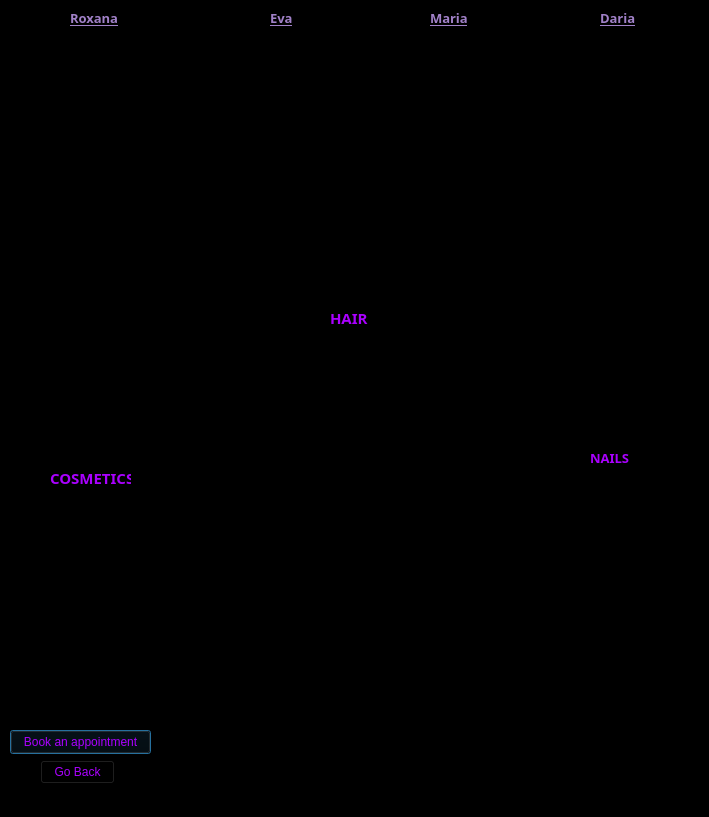
<?xml version="1.0" encoding="UTF-8"?>
<ui version="4.0">
 <class>meet_the_team</class>
 <widget class="QDialog" name="meet_the_team">
  <property name="geometry">
   <rect>
    <x>0</x>
    <y>0</y>
    <width>709</width>
    <height>817</height>
   </rect>
  </property>
  <property name="windowTitle">
   <string>Dialog</string>
  </property>
  <property name="styleSheet">
   <string notr="true"> background-color: black;</string>
  </property>
  <widget class="QLabel" name="member1">
   <property name="geometry">
    <rect>
     <x>70</x>
     <y>10</y>
     <width>51</width>
     <height>16</height>
    </rect>
   </property>
   <property name="font">
    <font>
     <family>Rockwell</family>
     <pointsize>10</pointsize>
     <bold>true</bold>
     <underline>true</underline>
    </font>
   </property>
   <property name="styleSheet">
    <string notr="true">color: rgb(161, 129, 200);</string>
   </property>
   <property name="text">
    <string>Roxana</string>
   </property>
  </widget>
  <widget class="QLabel" name="member2">
   <property name="geometry">
    <rect>
     <x>270</x>
     <y>10</y>
     <width>31</width>
     <height>16</height>
    </rect>
   </property>
   <property name="font">
    <font>
     <family>Rockwell</family>
     <pointsize>10</pointsize>
     <bold>true</bold>
     <underline>true</underline>
    </font>
   </property>
   <property name="styleSheet">
    <string notr="true">color: rgb(161, 129, 200);</string>
   </property>
   <property name="text">
    <string>Eva</string>
   </property>
  </widget>
  <widget class="QLabel" name="member3">
   <property name="geometry">
    <rect>
     <x>430</x>
     <y>10</y>
     <width>41</width>
     <height>16</height>
    </rect>
   </property>
   <property name="font">
    <font>
     <family>Rockwell</family>
     <pointsize>10</pointsize>
     <bold>true</bold>
     <underline>true</underline>
    </font>
   </property>
   <property name="styleSheet">
    <string notr="true">color: rgb(161, 129, 200);</string>
   </property>
   <property name="text">
    <string>Maria</string>
   </property>
  </widget>
  <widget class="QLabel" name="member4">
   <property name="geometry">
    <rect>
     <x>600</x>
     <y>10</y>
     <width>41</width>
     <height>16</height>
    </rect>
   </property>
   <property name="font">
    <font>
     <family>Rockwell</family>
     <pointsize>10</pointsize>
     <bold>true</bold>
     <underline>true</underline>
    </font>
   </property>
   <property name="styleSheet">
    <string notr="true">color: rgb(161, 129, 200);</string>
   </property>
   <property name="text">
    <string>Daria</string>
   </property>
  </widget>
  <widget class="QLabel" name="nailslbl">
   <property name="geometry">
    <rect>
     <x>590</x>
     <y>450</y>
     <width>49</width>
     <height>16</height>
    </rect>
   </property>
   <property name="font">
    <font>
     <family>Bodoni MT</family>
     <pointsize>10</pointsize>
     <bold>true</bold>
     <underline>false</underline>
    </font>
   </property>
   <property name="styleSheet">
    <string notr="true">color: rgb(170, 0, 255);</string>
   </property>
   <property name="text">
    <string>NAILS</string>
   </property>
  </widget>
  <widget class="QLabel" name="hairlbl">
   <property name="geometry">
    <rect>
     <x>330</x>
     <y>310</y>
     <width>49</width>
     <height>16</height>
    </rect>
   </property>
   <property name="font">
    <font>
     <family>Bodoni MT</family>
     <pointsize>11</pointsize>
     <bold>true</bold>
     <underline>false</underline>
    </font>
   </property>
   <property name="styleSheet">
    <string notr="true">color: rgb(170, 0, 255);</string>
   </property>
   <property name="text">
    <string>HAIR</string>
   </property>
  </widget>
  <widget class="QLabel" name="cosmeticslbl">
   <property name="geometry">
    <rect>
     <x>50</x>
     <y>470</y>
     <width>81</width>
     <height>16</height>
    </rect>
   </property>
   <property name="font">
    <font>
     <family>Bodoni MT</family>
     <pointsize>11</pointsize>
     <bold>true</bold>
    </font>
   </property>
   <property name="styleSheet">
    <string notr="true">color: rgb(170, 0, 255);</string>
   </property>
   <property name="text">
    <string>COSMETICS</string>
   </property>
  </widget>
  <widget class="QLabel" name="member1_photo">
   <property name="geometry">
    <rect>
     <x>20</x>
     <y>30</y>
     <width>161</width>
     <height>221</height>
    </rect>
   </property>
   <property name="styleSheet">
    <string notr="true">border: 2px solid black; border-radius: 10px;</string>
   </property>
   <property name="text">
    <string/>
   </property>
   <property name="pixmap">
    <pixmap>static/IMG-20240730-WA0116.jpg</pixmap>
   </property>
   <property name="scaledContents">
    <bool>true</bool>
   </property>
  </widget>
  <widget class="QLabel" name="member2_photo">
   <property name="geometry">
    <rect>
     <x>210</x>
     <y>30</y>
     <width>141</width>
     <height>221</height>
    </rect>
   </property>
   <property name="styleSheet">
    <string notr="true">border: 2px solid black; border-radius: 10px;</string>
   </property>
   <property name="text">
    <string/>
   </property>
   <property name="pixmap">
    <pixmap>static/IMG-20240730-WA0114.jpg</pixmap>
   </property>
   <property name="scaledContents">
    <bool>true</bool>
   </property>
  </widget>
  <widget class="QLabel" name="member3_photo">
   <property name="geometry">
    <rect>
     <x>380</x>
     <y>30</y>
     <width>141</width>
     <height>221</height>
    </rect>
   </property>
   <property name="styleSheet">
    <string notr="true">border: 2px solid black; border-radius: 10px;</string>
   </property>
   <property name="text">
    <string/>
   </property>
   <property name="pixmap">
    <pixmap>static/IMG-20240730-WA0115.jpg</pixmap>
   </property>
   <property name="scaledContents">
    <bool>true</bool>
   </property>
  </widget>
  <widget class="QLabel" name="member4_photo">
   <property name="geometry">
    <rect>
     <x>548</x>
     <y>30</y>
     <width>141</width>
     <height>221</height>
    </rect>
   </property>
   <property name="styleSheet">
    <string notr="true">border: 2px solid black; border-radius: 10px;</string>
   </property>
   <property name="text">
    <string/>
   </property>
   <property name="pixmap">
    <pixmap>static/IMG-20240730-WA0117.jpg</pixmap>
   </property>
   <property name="scaledContents">
    <bool>true</bool>
   </property>
  </widget>
  <widget class="QLabel" name="member1_photo_2">
   <property name="geometry">
    <rect>
     <x>300</x>
     <y>330</y>
     <width>101</width>
     <height>131</height>
    </rect>
   </property>
   <property name="styleSheet">
    <string notr="true">border: 2px solid black; border-radius: 10px;</string>
   </property>
   <property name="text">
    <string/>
   </property>
   <property name="pixmap">
    <pixmap>static/IMG-20240730-WA0116.jpg</pixmap>
   </property>
   <property name="scaledContents">
    <bool>true</bool>
   </property>
  </widget>
  <widget class="QLabel" name="member3_photo_2">
   <property name="geometry">
    <rect>
     <x>300</x>
     <y>470</y>
     <width>101</width>
     <height>131</height>
    </rect>
   </property>
   <property name="styleSheet">
    <string notr="true">border: 2px solid black; border-radius: 10px;</string>
   </property>
   <property name="text">
    <string/>
   </property>
   <property name="pixmap">
    <pixmap>static/IMG-20240730-WA0115.jpg</pixmap>
   </property>
   <property name="scaledContents">
    <bool>true</bool>
   </property>
  </widget>
  <widget class="QLabel" name="member4_photo_2">
   <property name="geometry">
    <rect>
     <x>300</x>
     <y>610</y>
     <width>101</width>
     <height>141</height>
    </rect>
   </property>
   <property name="styleSheet">
    <string notr="true">border: 2px solid black; border-radius: 10px;</string>
   </property>
   <property name="text">
    <string/>
   </property>
   <property name="pixmap">
    <pixmap>static/IMG-20240730-WA0117.jpg</pixmap>
   </property>
   <property name="scaledContents">
    <bool>true</bool>
   </property>
  </widget>
  <widget class="QLabel" name="member1_photo_3">
   <property name="geometry">
    <rect>
     <x>560</x>
     <y>470</y>
     <width>101</width>
     <height>131</height>
    </rect>
   </property>
   <property name="styleSheet">
    <string notr="true">border: 2px solid black; border-radius: 10px;</string>
   </property>
   <property name="text">
    <string/>
   </property>
   <property name="pixmap">
    <pixmap>static/IMG-20240730-WA0116.jpg</pixmap>
   </property>
   <property name="scaledContents">
    <bool>true</bool>
   </property>
  </widget>
  <widget class="QLabel" name="member3_photo_3">
   <property name="geometry">
    <rect>
     <x>560</x>
     <y>620</y>
     <width>101</width>
     <height>131</height>
    </rect>
   </property>
   <property name="styleSheet">
    <string notr="true">border: 2px solid black; border-radius: 10px;</string>
   </property>
   <property name="text">
    <string/>
   </property>
   <property name="pixmap">
    <pixmap>static/IMG-20240730-WA0115.jpg</pixmap>
   </property>
   <property name="scaledContents">
    <bool>true</bool>
   </property>
  </widget>
  <widget class="QLabel" name="member2_photo_2">
   <property name="geometry">
    <rect>
     <x>40</x>
     <y>490</y>
     <width>101</width>
     <height>131</height>
    </rect>
   </property>
   <property name="styleSheet">
    <string notr="true">border: 2px solid black; border-radius: 10px;</string>
   </property>
   <property name="text">
    <string/>
   </property>
   <property name="pixmap">
    <pixmap>static/IMG-20240730-WA0114.jpg</pixmap>
   </property>
   <property name="scaledContents">
    <bool>true</bool>
   </property>
  </widget>
  <widget class="QPushButton" name="bookApptBtn">
   <property name="geometry">
    <rect>
     <x>10</x>
     <y>730</y>
     <width>141</width>
     <height>24</height>
    </rect>
   </property>
   <property name="styleSheet">
    <string notr="true">color: rgb(170, 0, 255);</string>
   </property>
   <property name="text">
    <string>Book an appointment</string>
   </property>
  </widget>
  <widget class="QPushButton" name="backBtn">
   <property name="geometry">
    <rect>
     <x>40</x>
     <y>760</y>
     <width>75</width>
     <height>24</height>
    </rect>
   </property>
   <property name="styleSheet">
    <string notr="true">color: rgb(170, 0, 255);</string>
   </property>
   <property name="text">
    <string>Go Back</string>
   </property>
  </widget>
 </widget>
 <resources/>
 <connections/>
</ui>
